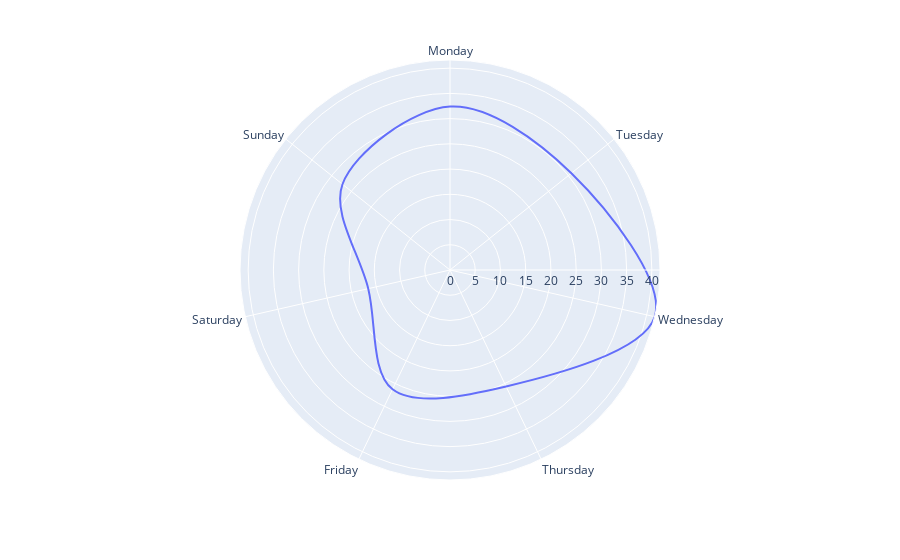

The notebook cell this image was saved under:
### Code cell
px.line_polar(r='Total Daily Views', theta='nameofday',data_frame = df4, line_shape='spline',
              line_close = True)

### Figure 1 — Plotly figure (JSON) as saved in the notebook; plotly's stock layout.template omitted (floating-point values rounded to 4 significant figures)
{"data": [{"hovertemplate": "Total Daily Views=%{r}<br>nameofday=%{theta}<extra></extra>", "legendgroup": "", "line": {"color": "#636efa", "dash": "solid", "shape": "spline"}, "marker": {"symbol": "circle"}, "mode": "lines", "name": "", "r": [32.38, 30.77, 41.62, 25.62, 26.23, 16.62, 27.25, 32.38], "showlegend": false, "subplot": "polar", "theta": ["Monday", "Tuesday", "Wednesday", "Thursday", "Friday", "Saturday", "Sunday", "Monday"], "type": "scatterpolar"}], "layout": {"legend": {"tracegroupgap": 0}, "margin": {"t": 60}, "polar": {"angularaxis": {"direction": "clockwise", "rotation": 90}, "domain": {"x": [0, 1], "y": [0, 1]}}}}
